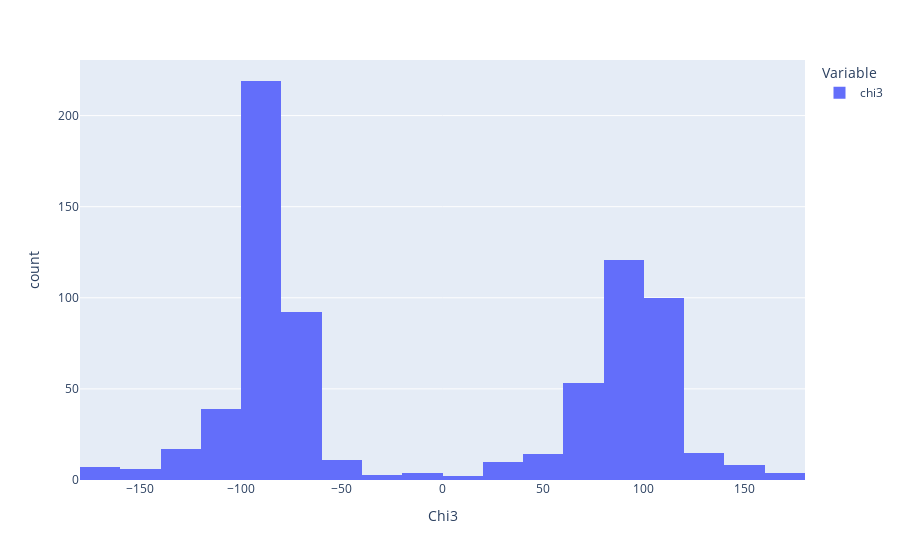

Notebook code for this chart:
### Code cell
px.histogram(SS_df['chi3'], labels=labels)

### Figure 1 — Plotly figure (JSON) as saved in the notebook; plotly's stock layout.template omitted (floating-point values rounded to 4 significant figures; data arrays with more than 128 entries replaced by an {"elided": "..."} marker saying what was removed)
{"data": [{"alignmentgroup": "True", "bingroup": "x", "hovertemplate": "Variable=chi3<br>Chi3=%{x}<br>count=%{y}<extra></extra>", "legendgroup": "chi3", "marker": {"color": "#636efa", "pattern": {"shape": ""}}, "name": "chi3", "offsetgroup": "chi3", "orientation": "v", "showlegend": true, "type": "histogram", "x": {"elided": "725 float values"}, "xaxis": "x", "yaxis": "y"}], "layout": {"barmode": "relative", "legend": {"title": {"text": "Variable"}, "tracegroupgap": 0}, "margin": {"t": 60}, "xaxis": {"anchor": "y", "domain": [0, 1], "title": {"text": "Chi3"}}, "yaxis": {"anchor": "x", "domain": [0, 1], "title": {"text": "count"}}}}
